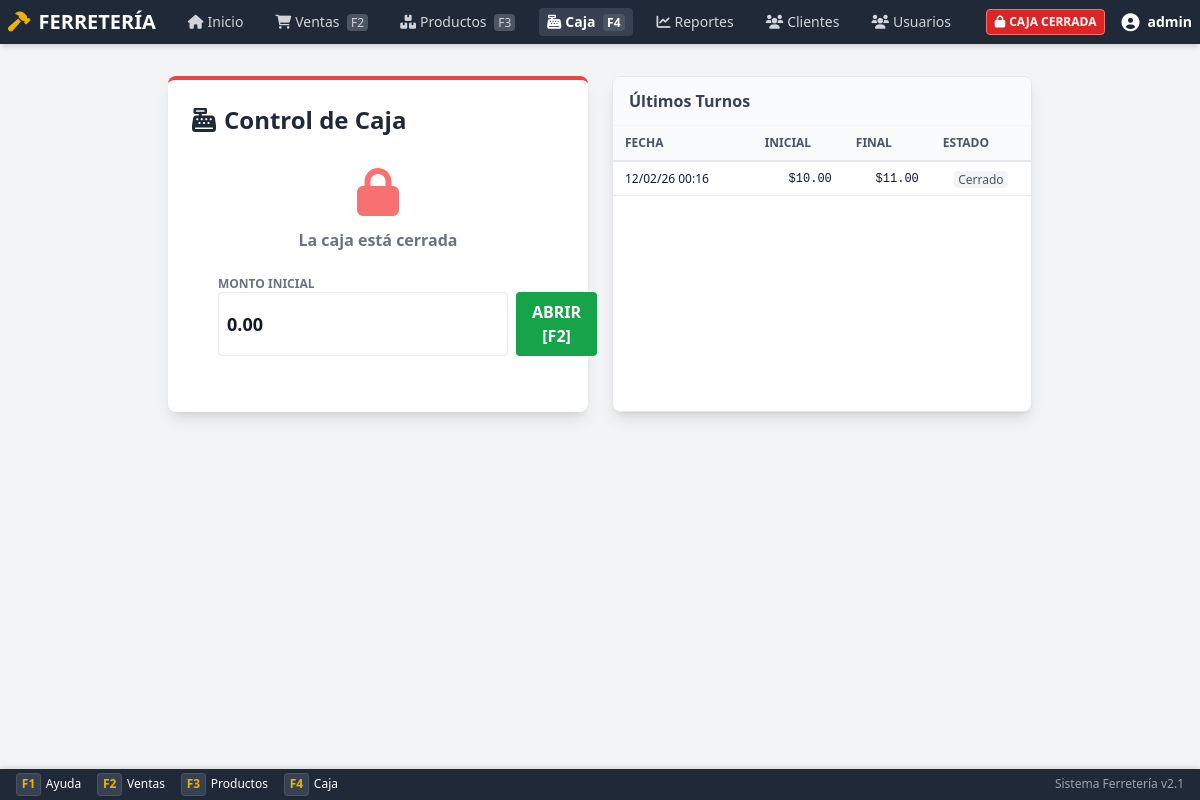
The page /public/cash.php (signed in) on the database as committed earlier.
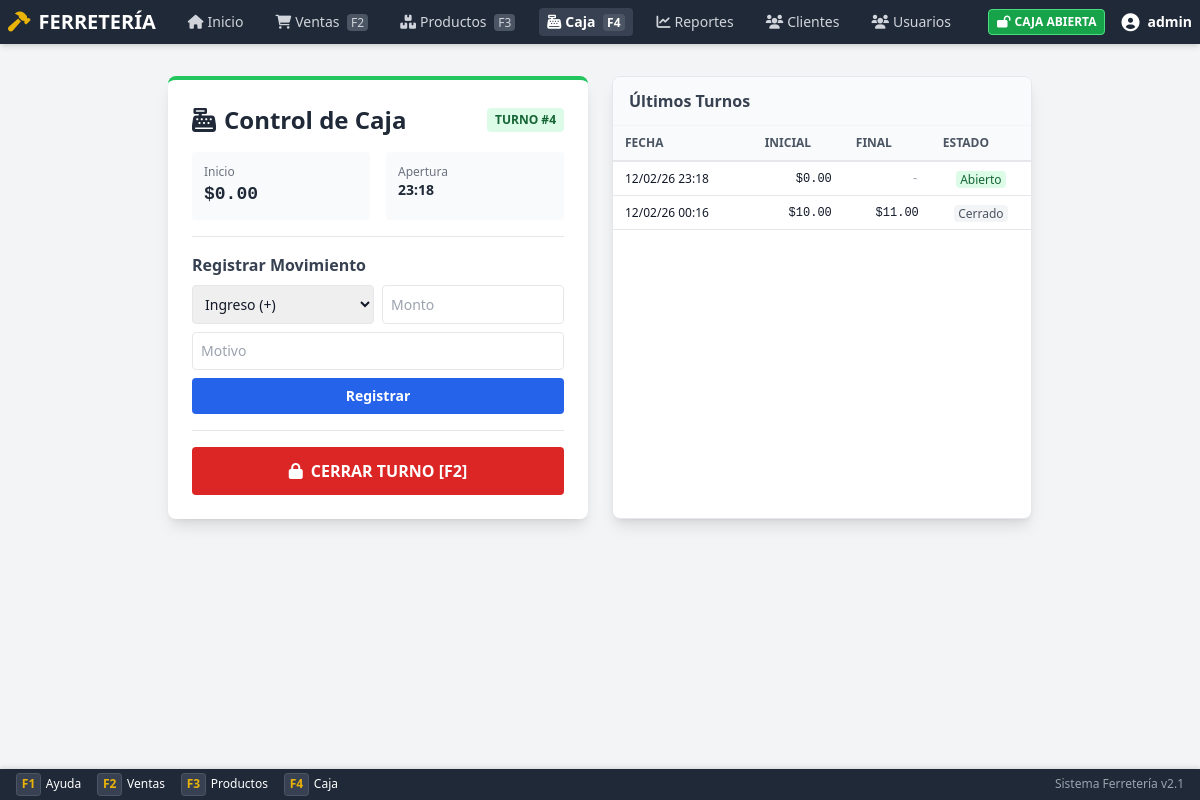
The same page on the database as committed later.
### tables this page shows
CREATE TABLE `turnos_caja` (
  `id` int(11) NOT NULL,
  `user_id` int(11) NOT NULL,
  `usuario_id` int(11) DEFAULT NULL,
  `usuario_nombre` varchar(100) DEFAULT NULL,
  `monto_inicial` decimal(10,2) NOT NULL DEFAULT 0.00,
  `monto_final` decimal(10,2) DEFAULT NULL,
  `monto_esperado` decimal(10,2) DEFAULT NULL,
  `diferencia` decimal(10,2) DEFAULT NULL,
  `estado` enum('abierto','cerrado') DEFAULT 'abierto',
  `fecha_apertura` timestamp NOT NULL DEFAULT current_timestamp(),
  `fecha_cierre` timestamp NULL DEFAULT NULL,
  `notas_apertura` text DEFAULT NULL,
  `notas_cierre` text DEFAULT NULL,
  `cerrado_por` int(11) DEFAULT NULL
);

### app/Core/Database.php (called while the page is built, shortened)
<?php
class Database
{
    private static $instance = null;
    private $pdo;
    private function __construct()
    {
        try {
            $dsn = sprintf(
                "mysql:host=%s;dbname=%s;charset=%s",
                DB_HOST,
                DB_NAME,
                DB_CHARSET
            );
            $options = [
                PDO::ATTR_ERRMODE => PDO::ERRMODE_EXCEPTION,
                PDO::ATTR_DEFAULT_FETCH_MODE => PDO::FETCH_ASSOC,
                PDO::ATTR_EMULATE_PREPARES => false,
                PDO::MYSQL_ATTR_INIT_COMMAND => "SET NAMES " . DB_CHARSET
            ];
            $this->pdo = new PDO($dsn, DB_USER, DB_PASS, $options);
        } catch (PDOException $e) {
            Logger::error('Database connection failed', [
                'error' => $e->getMessage()
            ]);
            die('Error de conexión a la base de datos. Por favor contacte al administrador.');
        }
    }
    public static function getInstance()
    {
        if (self::$instance === null) {
            self::$instance = new self();
        }
        return self::$instance;
    }
    public function query($sql, $params = [])
    {
        try {
            $stmt = $this->pdo->prepare($sql);
            $stmt->execute($params);
            return $stmt;
        } catch (PDOException $e) {
            Logger::error('Database query failed', [
                'sql' => $sql,
                'error' => $e->getMessage()
            ]);
            throw $e;
        }
    }
    public function fetchOne($sql, $params = [])
    {
        $stmt = $this->query($sql, $params);
        return $stmt->fetch();
    }
    public function fetchAll($sql, $params = [])
    {
        $stmt = $this->query($sql, $params);
        return $stmt->fetchAll();
    }
}

### public/cash.php (the view, shortened to what the changed rows need)
<?php
$userId = $_SESSION['user_id'];
$db = Database::getInstance();
$turno = $db->fetchOne("SELECT * FROM turnos_caja WHERE user_id = ? AND estado = 'abierto'", [$userId]);
$historial = $db->fetchAll("SELECT * FROM turnos_caja WHERE user_id = ? ORDER BY fecha_apertura DESC LIMIT 5", [$userId]);
?>
<!DOCTYPE html>
<html lang="es">
<head>
    <script src="assets/js/tailwindcss.js"></script>
    <link href="assets/css/fontawesome.min.css" rel="stylesheet">
</head>
<body class="bg-gray-100 flex flex-col min-h-screen pb-10">
    <?php include __DIR__ . '/../includes/nav.php'; ?>
    <div class="max-w-4xl mx-auto px-4 py-8 w-full flex-1">
        <div class="grid grid-cols-1 md:grid-cols-2 gap-6">
            <div
                class="bg-white rounded-lg shadow-lg p-6 border-t-4 <?php echo $turno ? 'border-green-500' : 'border-red-500'; ?>">
                <h2 class="text-2xl font-bold mb-4 text-gray-800 flex items-center justify-between">
                    <span>
                        <i class="fas fa-cash-register mr-2"></i>Control de Caja
                    </span>
                    <?php if ($turno): ?>
                        <span class="text-xs bg-green-100 text-green-800 px-2 py-1 rounded">TURNO
                            #<?php echo $turno['id']; ?></span>
                    <?php endif; ?>
                </h2>
                <?php if (!$turno): ?>
                    <div class="text-center py-4">
                        <i class="fas fa-lock text-red-400 text-5xl mb-3"></i>
                        <p class="text-gray-500 mb-6 font-bold">La caja está cerrada</p>
                        <form method="POST" class="max-w-xs mx-auto text-left">
                            <label class="block text-xs font-bold text-gray-500 uppercase">Monto Inicial</label>
                            <div class="flex gap-2 mb-4">
                                <input type="number" step="0.01" name="monto_inicial" value="0.00"
                                    class="flex-1 border p-2 rounded text-lg font-bold" autofocus>
                                <button type="submit" name="abrir_caja"
                                    class="bg-green-600 text-white px-4 py-2 rounded font-bold hover:bg-green-700">ABRIR
                                    [F2]</button>
                            </div>
                        </form>
                    </div>
                <?php else: ?>
                    <div class="space-y-4">
                        <div class="grid grid-cols-2 gap-4 text-sm">
                            <div class="bg-gray-50 p-3 rounded">
                                <span class="block text-gray-500 text-xs">Inicio</span>
                                <span
                                    class="font-bold text-lg text-gray-800 font-mono-num">$<?php echo number_format($turno['monto_inicial'], 2); ?></span>
                            </div>
                            <div class="bg-gray-50 p-3 rounded">
                                <span class="block text-gray-500 text-xs">Apertura</span>
                                <span
                                    class="font-bold text-gray-800"><?php echo date('H:i', strtotime($turno['fecha_apertura'])); ?></span>
                            </div>
                        </div>
                        <div class="border-t pt-4">
                            <h3 class="font-bold text-gray-700 mb-2">Registrar Movimiento</h3>
                            <form method="POST" class="grid grid-cols-2 gap-2">
                                <select name="tipo" class="border p-2 rounded text-sm">
                                    <option value="ingreso">Ingreso (+)</option>
                                </select>
                                <input type="number" step="0.01" name="monto" placeholder="Monto" required
                                    class="border p-2 rounded text-sm">
                                <input type="text" name="descripcion" placeholder="Motivo" required
                                    class="col-span-2 border p-2 rounded text-sm">
                                <button type="submit"
                                    class="col-span-2 bg-blue-600 text-white py-2 rounded text-sm font-bold hover:bg-blue-700">Registrar</button>
                            </form>
                        </div>
                        <div class="border-t pt-4">
                            <button onclick="document.getElementById('cierreModal').classList.remove('hidden')"
                                class="w-full bg-red-600 text-white py-3 rounded font-bold hover:bg-red-700">
                                <i class="fas fa-lock mr-2"></i>CERRAR TURNO [F2]
                            </button>
                        </div>
                    </div>
                <?php endif; ?>
            </div>
            <div class="bg-white rounded-lg shadow-lg overflow-hidden border border-gray-200">
                <div class="overflow-x-auto">
                    <table class="dense-table">
                        <thead>
                            <tr>
                                <th>Fecha</th>
                                <th class="text-right">Inicial</th>
                                <th class="text-right">Final</th>
                                <th class="text-center">Estado</th>
                            </tr>
                        </thead>
                        <tbody>
                            <?php foreach ($historial as $h): ?>
                                <tr>
                                    <td class="text-xs"><?php echo date('d/m/y H:i', strtotime($h['fecha_apertura'])); ?>
                                    </td>
                                    <td class="text-right font-mono-num text-xs">
                                        $<?php echo number_format($h['monto_inicial'], 2); ?></td>
                                    <td class="text-right font-mono-num text-xs">
                                        <?php echo $h['monto_final'] !== null ? '$' . number_format($h['monto_final'], 2) : '<span class="text-gray-400">-</span>'; ?>
                                    </td>
                                    <td class="text-center">
                                        <?php if ($h['estado'] == 'abierto'): ?>
                                            <span class="text-xs bg-green-100 text-green-800 px-1 rounded">Abierto</span>
                                        <?php else: ?>
                                            <span class="text-xs bg-gray-100 text-gray-600 px-1 rounded">Cerrado</span>
                                        <?php endif; ?>
                                    </td>
                                </tr>
                            <?php endforeach; ?>
                        </tbody>
                    </table>
                </div>
            </div>
        </div>
    </div>
</body>
</html>

### includes/nav.php (shortened to what the changed rows need)
<?php
$turnoAbiertoNav = false;
if (isset($_SESSION['user_id'])) {
    $dbNav = Database::getInstance();
    $turnoAbiertoNav = $dbNav->fetchOne("SELECT id FROM turnos_caja WHERE user_id = ? AND estado = 'abierto'", [$_SESSION['user_id']]);
}
?>
<link href="assets/css/styles.css" rel="stylesheet">
<nav class="bg-gray-800 text-white p-2 flex justify-between items-center shadow-md sticky top-0 z-40">
    <div class="flex items-center gap-4 text-sm">
        <?php if ($turnoAbiertoNav): ?>
            <span class="bg-green-600 px-2 py-1 rounded text-xs font-bold border border-green-400">
                <i class="fas fa-lock-open mr-1"></i>CAJA ABIERTA
            </span>
        <?php else: ?>
            <span class="bg-red-600 px-2 py-1 rounded text-xs font-bold border border-red-400 animate-pulse">
                <i class="fas fa-lock mr-1"></i>CAJA CERRADA
            </span>
        <?php endif; ?>
        <div class="relative group">
            <button class="flex items-center hover:text-yellow-400 focus:outline-none">
            </button>
        </div>
    </div>
</nav>

Rows that differ between the two databases and show on the page:
added turnos_caja: id "4", monto_inicial "0.00", fecha_apertura "23:18", fecha_apertura "12/02/26 23:18", estado "Abierto"
Other text that changed with them:
form field tipo: (not shown) → "Ingreso (+)"
form field monto_inicial: "0.00" → (not shown)
text no longer shown: "CAJA CERRADA La caja está cerrada MONTO INICIAL ABRIR [F2]"
text now shown: "CAJA ABIERTA TURNO # Inicio $ Apertura Registrar Movimiento Registrar CERRAR TURNO [F2]"
